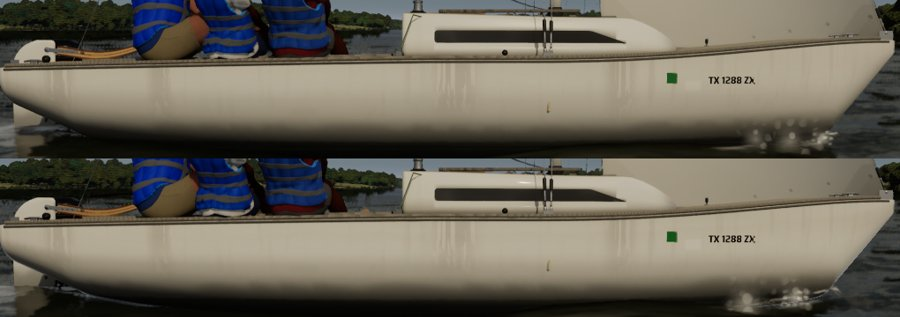
#> input picture docs/gelcoat/side.jpg, 900 x 317 px
$ python -i make_sheet.py   (imports and definitions only)
#> lines starting #> are read from the running program, lines starting #| are printed output that depends on the picture
"""Part detail loop, step 8: the before/after sheet for review (docs/part-detail-loop).

    python3 Tools/boatkit/partloop/make_sheet.py <ref photo> <before dir> <after dir> <out.jpg>
        [--title T] [--credit "photo credit"] [--in-use <photo crop>] [--in-use-label L] [--line "12 mm line"] [--zoom 0.6]
        [--ref-label L] [--assembly <before dir> <after dir>]

Row 1: the square-on reference photo, then the side view before and after at the same scale. Row 2: three-quarter
before and after, and the after from below. Row 3: edge-on before and after, and the after in clay. Optional row: a crop
of the part in use on a real boat beside both rounds' in_use renders. Last row: the scorecards from each round's
score.json and the after's outline overlap (grey both, blue model only, red photo only). The photos are only laid out
in the sheet: keep sheets that show a third party's photo out of the repo, and credit a CC BY/BY-SA photo with
--credit (printed under the sheet).
"""
import argparse
import json
import os

from PIL import Image, ImageDraw, ImageFont, ImageOps

T = 460
BG, INK, QUIET = (250, 250, 248), (20, 22, 24), (110, 112, 116)


# [6 lines left out: function font, not called in this run]


def tile(path, box=T, crop=1.0):
#> called with path = '../../../docs/gelcoat/side.jpg', box = 460, crop = 1
    if not os.path.exists(path):                    # a round with no such view (the before part had no in-use dressing)
        return Image.new("RGB", (box, box), BG)
    im = ImageOps.exif_transpose(Image.open(path)).convert("RGB")
#> im is the input picture: PIL image 900x317 RGB; mean R, G, B 105.9, 100.8, 88.9
    if crop < 1.0:
        w, h = im.size
        cw, ch = int(w * crop), int(h * crop)
        im = im.crop(((w - cw) // 2, (h - ch) // 2, (w + cw) // 2, (h + ch) // 2))
    k = box / max(im.size)                          # fit the tile, enlarging a small crop too
#> k = 0.511
    im = im.resize((max(1, round(im.width * k)), max(1, round(im.height * k))), Image.LANCZOS)
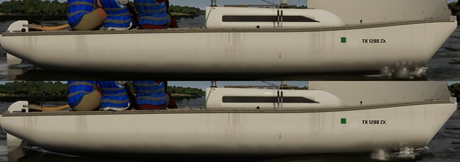
#> im: PIL image 460x162 RGB; mean R, G, B 105.9, 100.8, 88.9
    out = Image.new("RGB", (box, box), BG)
    out.paste(im, ((box - im.width) // 2, (box - im.height) // 2))
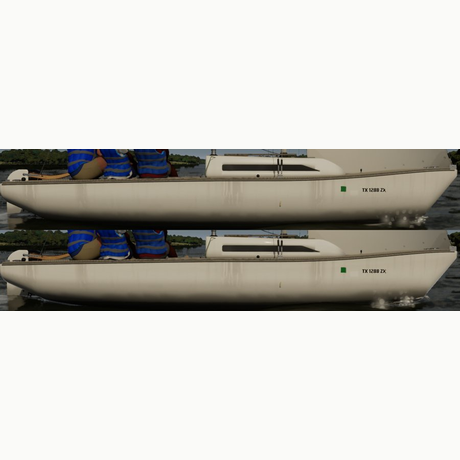
#> out: PIL image 460x460 RGB; mean R, G, B 199.3, 197.5, 192
    return out


# [92 lines left out: functions card, main, not called in this run]


# [2 lines not run here, left out]

>>> result = tile('../../../docs/gelcoat/side.jpg')

$ run again, on docs/gelcoat/helmeye.jpg
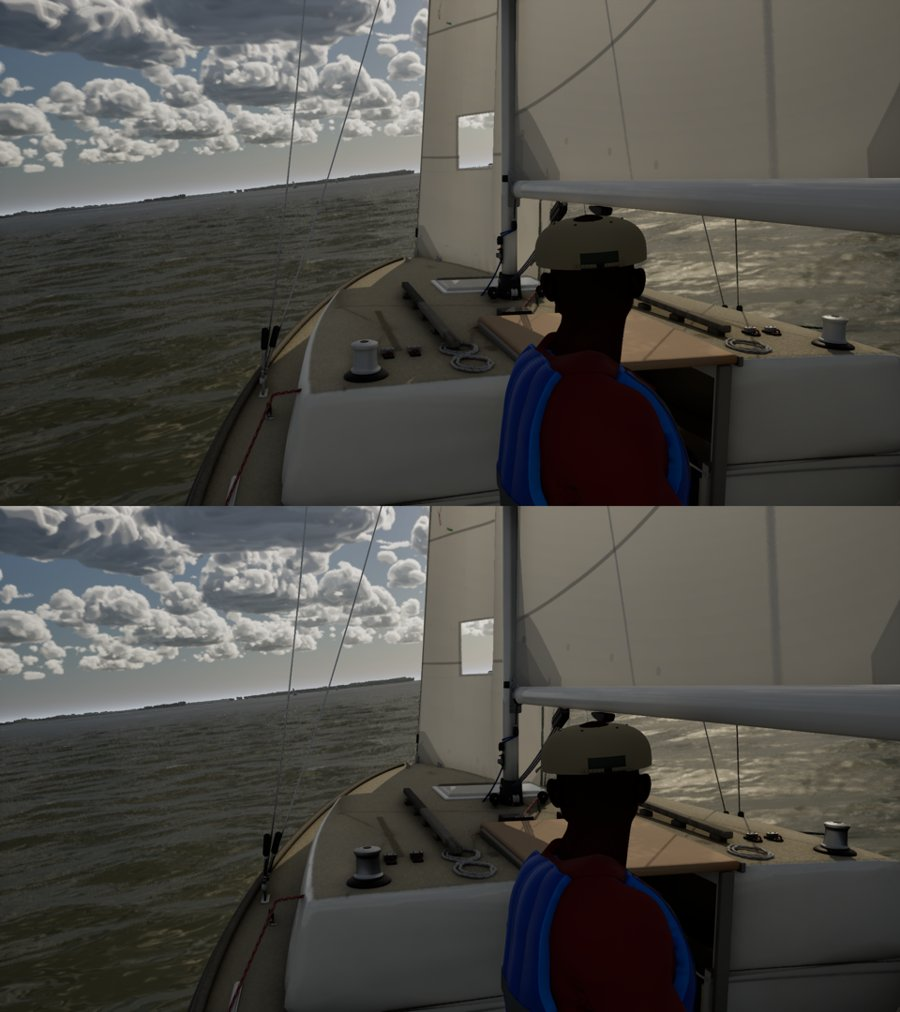
#> input picture docs/gelcoat/helmeye.jpg, 900 x 1012 px
#> in tile, im is the input picture: PIL image 900x1012 RGB; mean R, G, B 78.7, 77.1, 72.3
#> im: PIL image 409x460 RGB
#> in tile, `out.paste(im, ((box - im.width) // 2, (box - im.height) // 2))`:
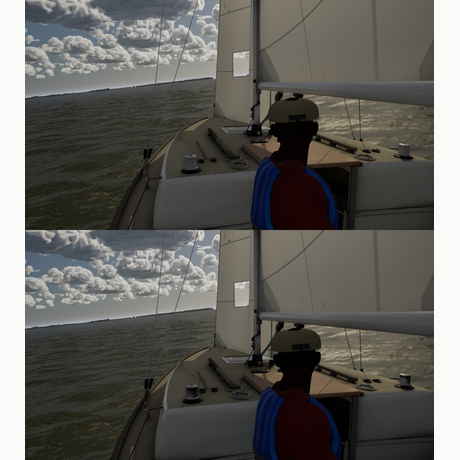
#> out: PIL image 460x460 RGB; mean R, G, B 97.7, 96.3, 91.7
